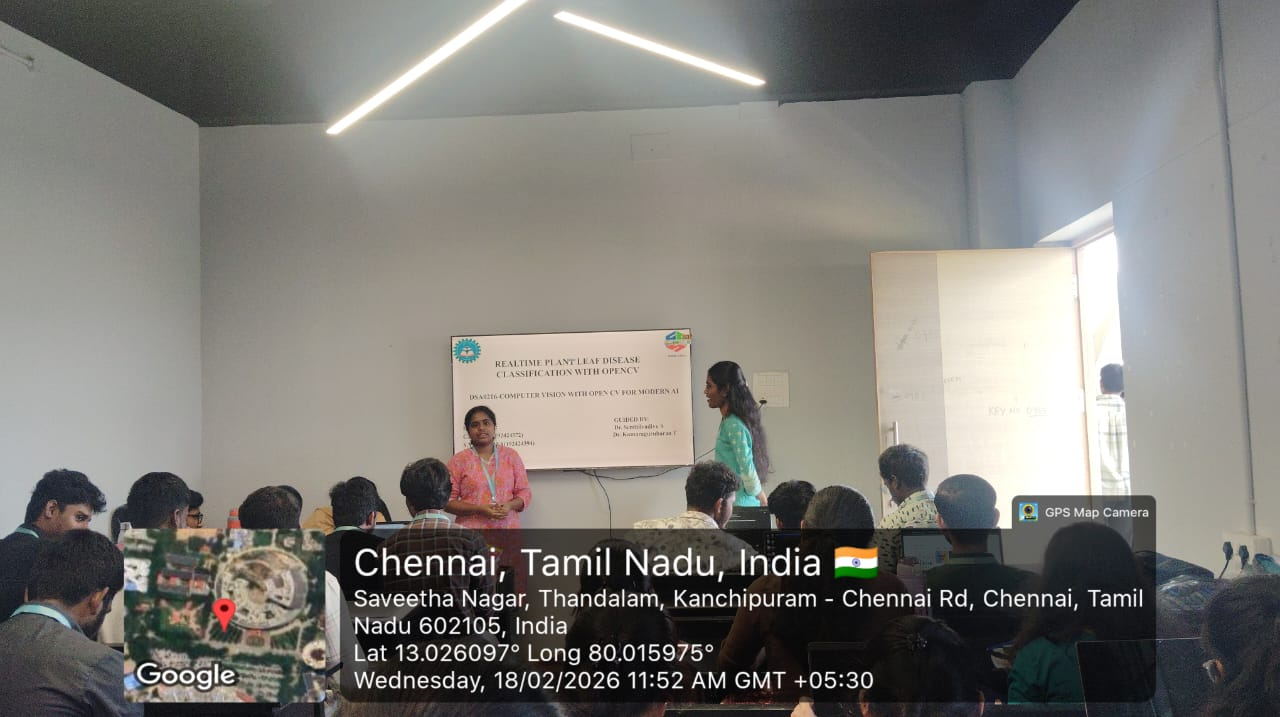
#> input picture capstone/WhatsApp Image 2026-02-18 at 9.22.51 PM (1).jpeg, 1280 x 717 px, found by its file name
$ jupyter execute exp_32.ipynb
#> lines starting #> are read from the running program, lines starting #| are printed output that depends on the picture; after the words box and inside, x2 and y2 are one past the last pixel; in counts of white or black regions, pixels touching at a corner belong together
[cell 1]
# ==========================================
# Morphological Operation using Closing
# Google Colab - Single Cell
# ==========================================

import cv2
import numpy as np
from google.colab import files
from google.colab.patches import cv2_imshow

# Step 1: Upload Image
uploaded = files.upload()
#> the answer given: WhatsApp Image 2026-02-18 at 9.22.51 PM (1).jpeg
image_path = list(uploaded.keys())[0]

# Step 2: Read Image
image = cv2.imread(image_path)
#> image is the input picture: shape (717, 1280, 3); mean B, G, R 119.2, 123.9, 126

# Step 3: Convert to Grayscale
gray = cv2.cvtColor(image, cv2.COLOR_BGR2GRAY)
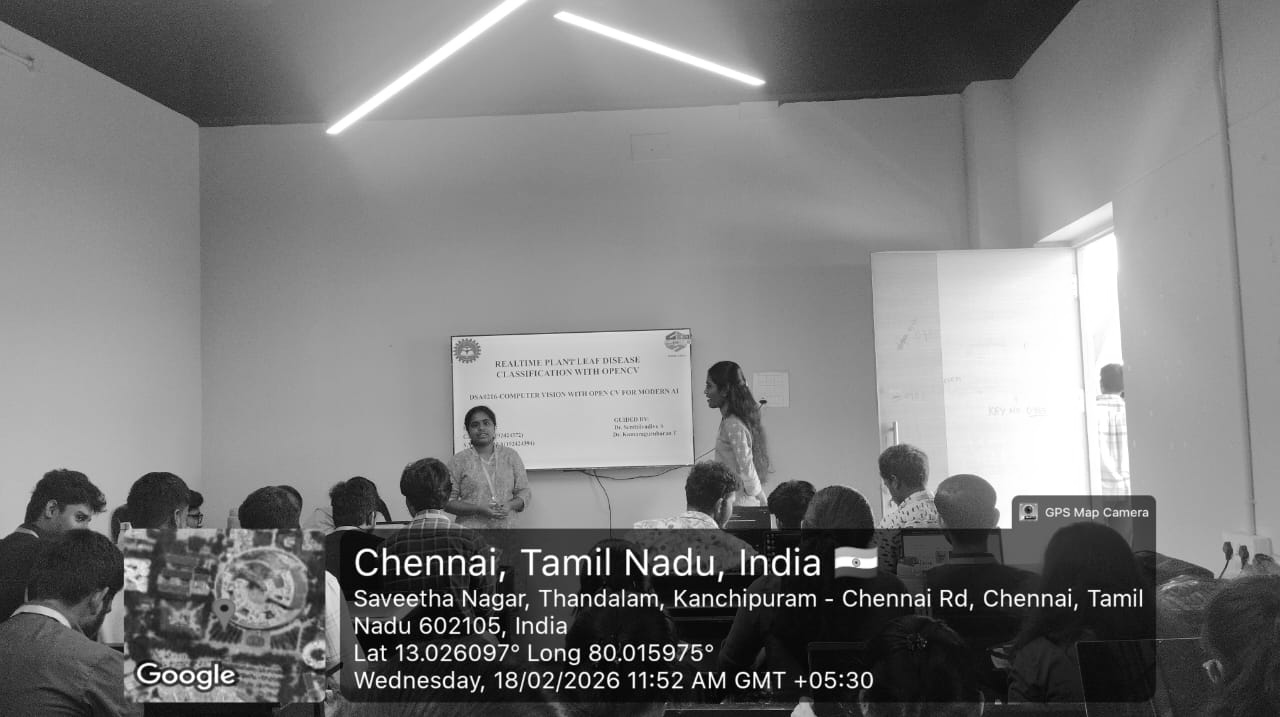
#> gray: shape (717, 1280); min 0, max 255, mean 124

# Step 4: Convert to Binary Image (Thresholding)
_, binary = cv2.threshold(gray, 127, 255, cv2.THRESH_BINARY)
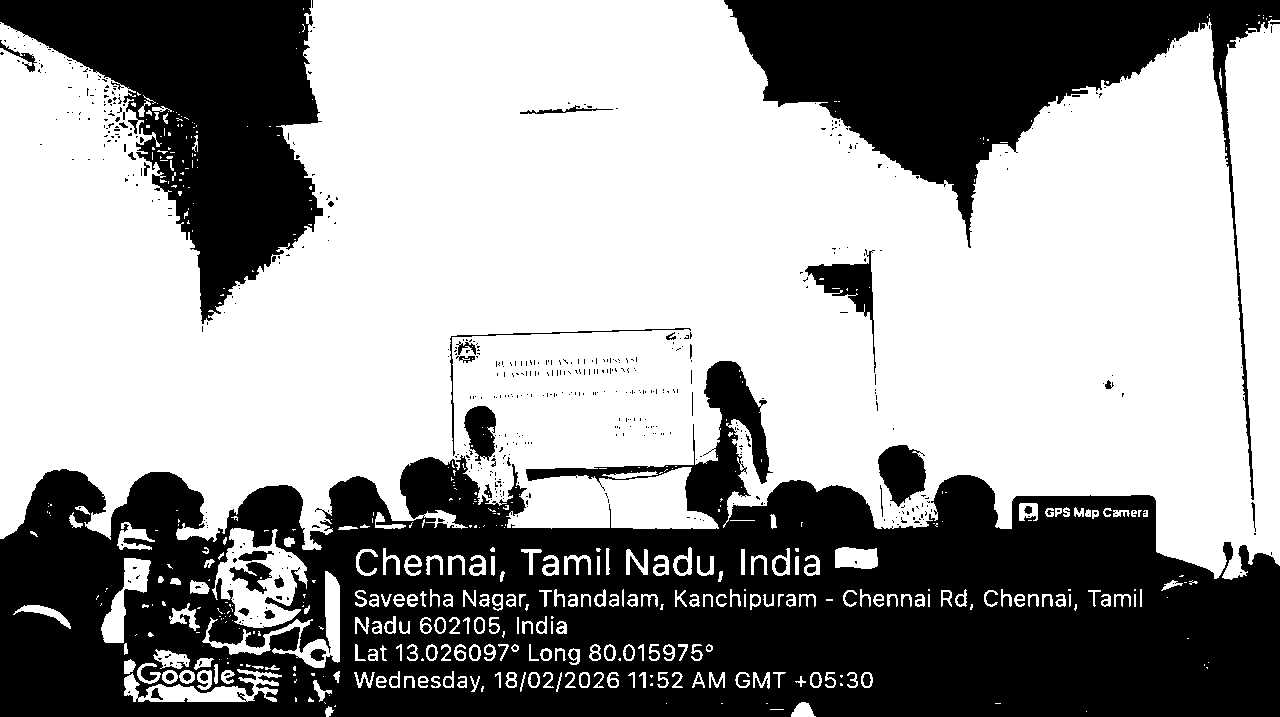
#> binary: shape (717, 1280); 60.7% white; 609 black regions (536 under 20 px), largest, box (x1, y1, x2, y2) and area: (0, 361, 1280, 717) 240488, (724, 0, 1280, 500) 57836, (0, 0, 323, 324) 49345

# Step 5: Create Structuring Element (Kernel)
kernel = np.ones((5,5), np.uint8)

# Step 6: Apply Closing (Dilation followed by Erosion)
closing = cv2.morphologyEx(binary, cv2.MORPH_CLOSE, kernel)
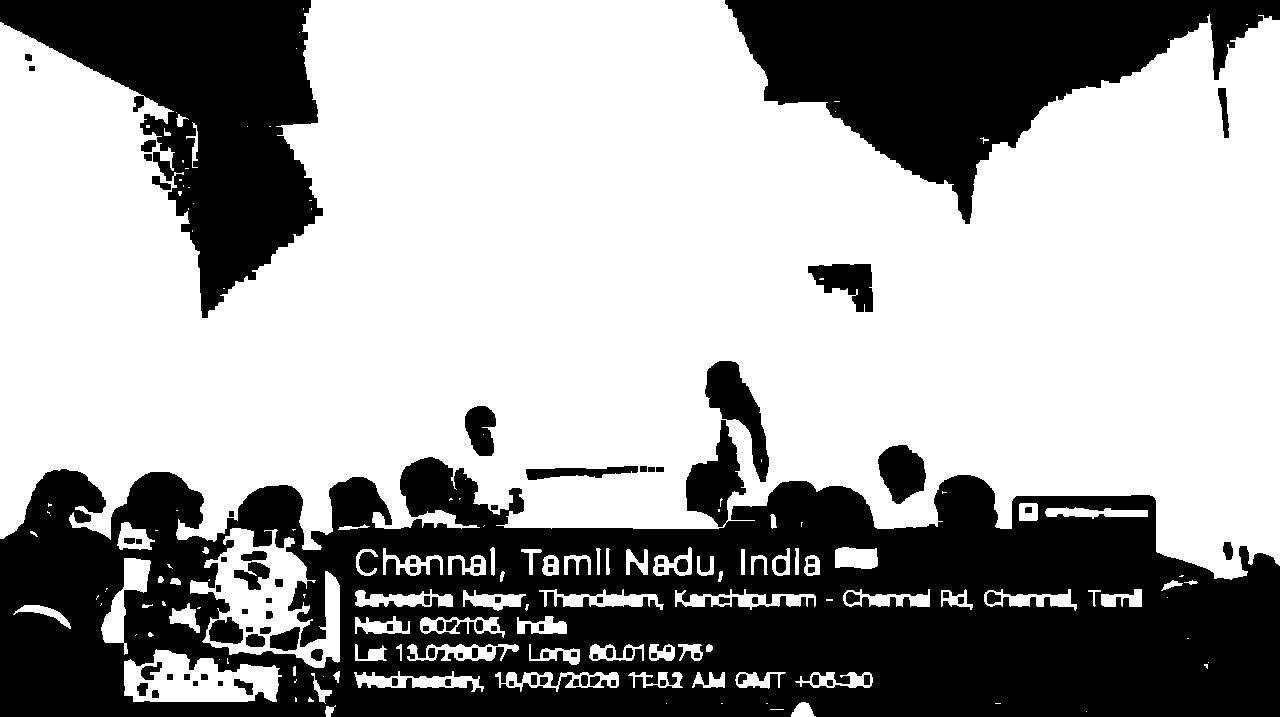
#> closing: shape (717, 1280); 62.7% white; 100 black regions, largest, box (x1, y1, x2, y2) and area: (0, 420, 1280, 717) 223054, (725, 0, 1280, 224) 55688, (0, 0, 323, 318) 47549

# Step 7: Display Results
print("Binary Image")
cv2_imshow(binary)

print("Closing Result")
cv2_imshow(closing)
